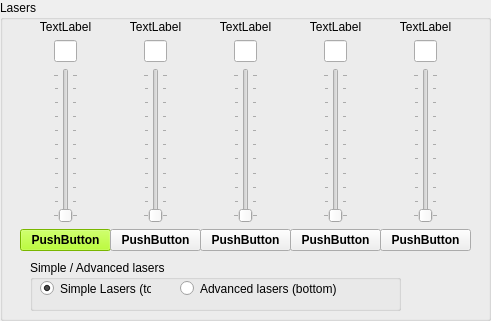
    <widget class="QGroupBox" name="LaserBox">
     <property name="geometry">
      <rect>
       <x>10</x>
       <y>10</y>
       <width>491</width>
       <height>321</height>
      </rect>
     </property>
     <property name="title">
      <string>Lasers</string>
     </property>
     <widget class="QWidget" name="layoutWidget">
      <property name="geometry">
       <rect>
        <x>20</x>
        <y>20</y>
        <width>91</width>
        <height>231</height>
       </rect>
      </property>
      <layout class="QVBoxLayout" name="verticalLayout0">
       <item>
        <widget class="QLabel" name="NameLaser_0">
         <property name="text">
          <string>TextLabel</string>
         </property>
         <property name="alignment">
          <set>Qt::AlignCenter</set>
         </property>
        </widget>
       </item>
       <item>
        <layout class="QHBoxLayout" name="horizontalLayout_6" stretch="0,0,0">
         <property name="spacing">
          <number>0</number>
         </property>
         <item>
          <spacer name="horizontalSpacer_11">
           <property name="orientation">
            <enum>Qt::Horizontal</enum>
           </property>
           <property name="sizeHint" stdset="0">
            <size>
             <width>40</width>
             <height>20</height>
            </size>
           </property>
          </spacer>
         </item>
         <item>
          <widget class="QLineEdit" name="EditIntensity_Laser_0">
           <property name="maximumSize">
            <size>
             <width>30</width>
             <height>16777215</height>
            </size>
           </property>
           <property name="alignment">
            <set>Qt::AlignCenter</set>
           </property>
          </widget>
         </item>
         <item>
          <spacer name="horizontalSpacer_12">
           <property name="orientation">
            <enum>Qt::Horizontal</enum>
           </property>
           <property name="sizeHint" stdset="0">
            <size>
             <width>40</width>
             <height>20</height>
            </size>
           </property>
          </spacer>
         </item>
        </layout>
       </item>
       <item>
        <layout class="QHBoxLayout" name="horizontalLayout_2">
         <property name="topMargin">
          <number>0</number>
         </property>
         <item>
          <spacer name="horizontalSpacer_3">
           <property name="orientation">
            <enum>Qt::Horizontal</enum>
           </property>
           <property name="sizeHint" stdset="0">
            <size>
             <width>40</width>
             <height>20</height>
            </size>
           </property>
          </spacer>
         </item>
         <item>
          <widget class="QSlider" name="SliderLaser_0">
           <property name="orientation">
            <enum>Qt::Vertical</enum>
           </property>
           <property name="tickPosition">
            <enum>QSlider::TicksBothSides</enum>
           </property>
           <property name="tickInterval">
            <number>10</number>
           </property>
          </widget>
         </item>
         <item>
          <spacer name="horizontalSpacer_4">
           <property name="orientation">
            <enum>Qt::Horizontal</enum>
           </property>
           <property name="sizeHint" stdset="0">
            <size>
             <width>40</width>
             <height>20</height>
            </size>
           </property>
          </spacer>
         </item>
        </layout>
       </item>
       <item>
        <widget class="QPushButton" name="PushLaser_0">
         <property name="palette">
          <palette>
           <active>
            <colorrole role="WindowText">
             <brush brushstyle="SolidPattern">
              <color alpha="255">
               <red>0</red>
               <green>0</green>
               <blue>0</blue>
              </color>
             </brush>
            </colorrole>
            <colorrole role="Button">
             <brush brushstyle="SolidPattern">
              <color alpha="255">
               <red>170</red>
               <green>255</green>
               <blue>0</blue>
              </color>
             </brush>
            </colorrole>
            <colorrole role="Light">
             <brush brushstyle="SolidPattern">
              <color alpha="255">
               <red>213</red>
               <green>255</green>
               <blue>127</blue>
              </color>
             </brush>
            </colorrole>
            <colorrole role="Midlight">
             <brush brushstyle="SolidPattern">
              <color alpha="255">
               <red>191</red>
               <green>255</green>
               <blue>63</blue>
              </color>
             </brush>
            </colorrole>
            <colorrole role="Dark">
             <brush brushstyle="SolidPattern">
              <color alpha="255">
               <red>85</red>
               <green>127</green>
               <blue>0</blue>
              </color>
             </brush>
            </colorrole>
            <colorrole role="Mid">
             <brush brushstyle="SolidPattern">
              <color alpha="255">
               <red>113</red>
               <green>170</green>
               <blue>0</blue>
              </color>
             </brush>
            </colorrole>
            <colorrole role="Text">
             <brush brushstyle="SolidPattern">
              <color alpha="255">
               <red>0</red>
               <green>0</green>
               <blue>0</blue>
              </color>
             </brush>
            </colorrole>
            <colorrole role="BrightText">
             <brush brushstyle="SolidPattern">
              <color alpha="255">
               <red>255</red>
               <green>255</green>
               <blue>255</blue>
              </color>
             </brush>
            </colorrole>
            <colorrole role="ButtonText">
             <brush brushstyle="SolidPattern">
              <color alpha="255">
               <red>0</red>
               <green>0</green>
               <blue>0</blue>
              </color>
             </brush>
            </colorrole>
            <colorrole role="Base">
             <brush brushstyle="SolidPattern">
              <color alpha="255">
               <red>255</red>
               <green>255</green>
               <blue>255</blue>
              </color>
             </brush>
            </colorrole>
            <colorrole role="Window">
             <brush brushstyle="SolidPattern">
              <color alpha="255">
               <red>170</red>
               <green>255</green>
               <blue>0</blue>
              </color>
             </brush>
            </colorrole>
            <colorrole role="Shadow">
             <brush brushstyle="SolidPattern">
              <color alpha="255">
               <red>0</red>
               <green>0</green>
               <blue>0</blue>
              </color>
             </brush>
            </colorrole>
            <colorrole role="AlternateBase">
             <brush brushstyle="SolidPattern">
              <color alpha="255">
               <red>212</red>
               <green>255</green>
               <blue>127</blue>
              </color>
             </brush>
            </colorrole>
            <colorrole role="ToolTipBase">
             <brush brushstyle="SolidPattern">
              <color alpha="255">
               <red>255</red>
               <green>255</green>
               <blue>220</blue>
              </color>
             </brush>
            </colorrole>
            <colorrole role="ToolTipText">
             <brush brushstyle="SolidPattern">
              <color alpha="255">
               <red>0</red>
               <green>0</green>
               <blue>0</blue>
              </color>
             </brush>
            </colorrole>
           </active>
           <inactive>
            <colorrole role="WindowText">
             <brush brushstyle="SolidPattern">
              <color alpha="255">
               <red>0</red>
               <green>0</green>
               <blue>0</blue>
              </color>
             </brush>
            </colorrole>
            <colorrole role="Button">
             <brush brushstyle="SolidPattern">
              <color alpha="255">
               <red>170</red>
               <green>255</green>
               <blue>0</blue>
              </color>
             </brush>
            </colorrole>
            <colorrole role="Light">
             <brush brushstyle="SolidPattern">
              <color alpha="255">
               <red>213</red>
               <green>255</green>
               <blue>127</blue>
              </color>
             </brush>
            </colorrole>
            <colorrole role="Midlight">
             <brush brushstyle="SolidPattern">
              <color alpha="255">
               <red>191</red>
               <green>255</green>
               <blue>63</blue>
              </color>
             </brush>
            </colorrole>
            <colorrole role="Dark">
             <brush brushstyle="SolidPattern">
              <color alpha="255">
               <red>85</red>
               <green>127</green>
               <blue>0</blue>
              </color>
             </brush>
            </colorrole>
            <colorrole role="Mid">
             <brush brushstyle="SolidPattern">
              <color alpha="255">
               <red>113</red>
               <green>170</green>
               <blue>0</blue>
              </color>
             </brush>
            </colorrole>
            <colorrole role="Text">
             <brush brushstyle="SolidPattern">
              <color alpha="255">
               <red>0</red>
               <green>0</green>
               <blue>0</blue>
              </color>
             </brush>
            </colorrole>
            <colorrole role="BrightText">
             <brush brushstyle="SolidPattern">
              <color alpha="255">
               <red>255</red>
               <green>255</green>
               <blue>255</blue>
              </color>
             </brush>
            </colorrole>
            <colorrole role="ButtonText">
             <brush brushstyle="SolidPattern">
              <color alpha="255">
               <red>0</red>
               <green>0</green>
               <blue>0</blue>
              </color>
             </brush>
            </colorrole>
            <colorrole role="Base">
             <brush brushstyle="SolidPattern">
              <color alpha="255">
               <red>255</red>
               <green>255</green>
               <blue>255</blue>
              </color>
             </brush>
            </colorrole>
            <colorrole role="Window">
             <brush brushstyle="SolidPattern">
              <color alpha="255">
               <red>170</red>
               <green>255</green>
               <blue>0</blue>
              </color>
             </brush>
            </colorrole>
            <colorrole role="Shadow">
             <brush brushstyle="SolidPattern">
              <color alpha="255">
               <red>0</red>
               <green>0</green>
               <blue>0</blue>
              </color>
             </brush>
            </colorrole>
            <colorrole role="AlternateBase">
             <brush brushstyle="SolidPattern">
              <color alpha="255">
               <red>212</red>
               <green>255</green>
               <blue>127</blue>
              </color>
             </brush>
            </colorrole>
            <colorrole role="ToolTipBase">
             <brush brushstyle="SolidPattern">
              <color alpha="255">
               <red>255</red>
               <green>255</green>
               <blue>220</blue>
              </color>
             </brush>
            </colorrole>
            <colorrole role="ToolTipText">
             <brush brushstyle="SolidPattern">
              <color alpha="255">
               <red>0</red>
               <green>0</green>
               <blue>0</blue>
              </color>
             </brush>
            </colorrole>
           </inactive>
           <disabled>
            <colorrole role="WindowText">
             <brush brushstyle="SolidPattern">
              <color alpha="255">
               <red>85</red>
               <green>127</green>
               <blue>0</blue>
              </color>
             </brush>
            </colorrole>
            <colorrole role="Button">
             <brush brushstyle="SolidPattern">
              <color alpha="255">
               <red>170</red>
               <green>255</green>
               <blue>0</blue>
              </color>
             </brush>
            </colorrole>
            <colorrole role="Light">
             <brush brushstyle="SolidPattern">
              <color alpha="255">
               <red>213</red>
               <green>255</green>
               <blue>127</blue>
              </color>
             </brush>
            </colorrole>
            <colorrole role="Midlight">
             <brush brushstyle="SolidPattern">
              <color alpha="255">
               <red>191</red>
               <green>255</green>
               <blue>63</blue>
              </color>
             </brush>
            </colorrole>
            <colorrole role="Dark">
             <brush brushstyle="SolidPattern">
              <color alpha="255">
               <red>85</red>
               <green>127</green>
               <blue>0</blue>
              </color>
             </brush>
            </colorrole>
            <colorrole role="Mid">
             <brush brushstyle="SolidPattern">
              <color alpha="255">
               <red>113</red>
               <green>170</green>
               <blue>0</blue>
              </color>
             </brush>
            </colorrole>
            <colorrole role="Text">
             <brush brushstyle="SolidPattern">
              <color alpha="255">
               <red>85</red>
               <green>127</green>
               <blue>0</blue>
              </color>
             </brush>
            </colorrole>
            <colorrole role="BrightText">
             <brush brushstyle="SolidPattern">
              <color alpha="255">
               <red>255</red>
               <green>255</green>
               <blue>255</blue>
              </color>
             </brush>
            </colorrole>
            <colorrole role="ButtonText">
             <brush brushstyle="SolidPattern">
              <color alpha="255">
               <red>85</red>
               <green>127</green>
               <blue>0</blue>
              </color>
             </brush>
            </colorrole>
            <colorrole role="Base">
             <brush brushstyle="SolidPattern">
              <color alpha="255">
               <red>170</red>
               <green>255</green>
               <blue>0</blue>
              </color>
             </brush>
            </colorrole>
            <colorrole role="Window">
             <brush brushstyle="SolidPattern">
              <color alpha="255">
               <red>170</red>
               <green>255</green>
               <blue>0</blue>
              </color>
             </brush>
            </colorrole>
            <colorrole role="Shadow">
             <brush brushstyle="SolidPattern">
              <color alpha="255">
               <red>0</red>
               <green>0</green>
               <blue>0</blue>
              </color>
             </brush>
            </colorrole>
            <colorrole role="AlternateBase">
             <brush brushstyle="SolidPattern">
              <color alpha="255">
               <red>170</red>
               <green>255</green>
               <blue>0</blue>
              </color>
             </brush>
            </colorrole>
            <colorrole role="ToolTipBase">
             <brush brushstyle="SolidPattern">
              <color alpha="255">
               <red>255</red>
               <green>255</green>
               <blue>220</blue>
              </color>
             </brush>
            </colorrole>
            <colorrole role="ToolTipText">
             <brush brushstyle="SolidPattern">
              <color alpha="255">
               <red>0</red>
               <green>0</green>
               <blue>0</blue>
              </color>
             </brush>
            </colorrole>
           </disabled>
          </palette>
         </property>
         <property name="font">
          <font>
           <weight>75</weight>
           <bold>true</bold>
          </font>
         </property>
         <property name="text">
          <string>PushButton</string>
         </property>
        </widget>
       </item>
      </layout>
     </widget>
     <widget class="QWidget" name="layoutWidget_2">
      <property name="geometry">
       <rect>
        <x>110</x>
        <y>20</y>
        <width>91</width>
        <height>231</height>
       </rect>
      </property>
      <layout class="QVBoxLayout" name="verticalLayout1">
       <item>
        <widget class="QLabel" name="NameLaser_1">
         <property name="text">
          <string>TextLabel</string>
         </property>
         <property name="alignment">
          <set>Qt::AlignCenter</set>
         </property>
        </widget>
       </item>
       <item>
        <layout class="QHBoxLayout" name="horizontalLayout_7" stretch="0,0,0">
         <property name="spacing">
          <number>0</number>
         </property>
         <item>
          <spacer name="horizontalSpacer_13">
           <property name="orientation">
            <enum>Qt::Horizontal</enum>
           </property>
           <property name="sizeHint" stdset="0">
            <size>
             <width>40</width>
             <height>20</height>
            </size>
           </property>
          </spacer>
         </item>
         <item>
          <widget class="QLineEdit" name="EditIntensity_Laser_1">
           <property name="maximumSize">
            <size>
             <width>30</width>
             <height>16777215</height>
            </size>
           </property>
           <property name="alignment">
            <set>Qt::AlignCenter</set>
           </property>
          </widget>
         </item>
         <item>
          <spacer name="horizontalSpacer_14">
           <property name="orientation">
            <enum>Qt::Horizontal</enum>
           </property>
           <property name="sizeHint" stdset="0">
            <size>
             <width>40</width>
             <height>20</height>
            </size>
           </property>
          </spacer>
         </item>
        </layout>
       </item>
       <item>
        <layout class="QHBoxLayout" name="horizontalLayout_3">
         <item>
          <spacer name="horizontalSpacer_5">
           <property name="orientation">
            <enum>Qt::Horizontal</enum>
           </property>
           <property name="sizeHint" stdset="0">
            <size>
             <width>40</width>
             <height>20</height>
            </size>
           </property>
          </spacer>
         </item>
         <item>
          <widget class="QSlider" name="SliderLaser_1">
           <property name="orientation">
            <enum>Qt::Vertical</enum>
           </property>
           <property name="tickPosition">
            <enum>QSlider::TicksBothSides</enum>
           </property>
           <property name="tickInterval">
            <number>10</number>
           </property>
          </widget>
         </item>
         <item>
          <spacer name="horizontalSpacer_6">
           <property name="orientation">
            <enum>Qt::Horizontal</enum>
           </property>
           <property name="sizeHint" stdset="0">
            <size>
             <width>40</width>
             <height>20</height>
            </size>
           </property>
          </spacer>
         </item>
        </layout>
       </item>
       <item>
        <widget class="QPushButton" name="PushLaser_1">
         <property name="font">
          <font>
           <weight>75</weight>
           <bold>true</bold>
          </font>
         </property>
         <property name="text">
          <string>PushButton</string>
         </property>
        </widget>
       </item>
      </layout>
     </widget>
     <widget class="QWidget" name="layoutWidget_3">
      <property name="geometry">
       <rect>
        <x>200</x>
        <y>20</y>
        <width>91</width>
        <height>231</height>
       </rect>
      </property>
      <layout class="QVBoxLayout" name="verticalLayout2">
       <item>
        <widget class="QLabel" name="NameLaser_2">
         <property name="text">
          <string>TextLabel</string>
         </property>
         <property name="alignment">
          <set>Qt::AlignCenter</set>
         </property>
        </widget>
       </item>
       <item>
        <layout class="QHBoxLayout" name="horizontalLayout_10" stretch="0,0,0">
         <property name="spacing">
          <number>0</number>
         </property>
         <item>
          <spacer name="horizontalSpacer_19">
           <property name="orientation">
            <enum>Qt::Horizontal</enum>
           </property>
           <property name="sizeHint" stdset="0">
            <size>
             <width>40</width>
             <height>20</height>
            </size>
           </property>
          </spacer>
         </item>
         <item>
          <widget class="QLineEdit" name="EditIntensity_Laser_2">
           <property name="maximumSize">
            <size>
             <width>30</width>
             <height>16777215</height>
            </size>
           </property>
           <property name="alignment">
            <set>Qt::AlignCenter</set>
           </property>
          </widget>
         </item>
         <item>
          <spacer name="horizontalSpacer_20">
           <property name="orientation">
            <enum>Qt::Horizontal</enum>
           </property>
           <property name="sizeHint" stdset="0">
            <size>
             <width>40</width>
             <height>20</height>
            </size>
           </property>
          </spacer>
         </item>
        </layout>
       </item>
       <item>
        <layout class="QHBoxLayout" name="horizontalLayout_4">
         <item>
          <spacer name="horizontalSpacer_7">
           <property name="orientation">
            <enum>Qt::Horizontal</enum>
           </property>
           <property name="sizeHint" stdset="0">
            <size>
             <width>40</width>
             <height>20</height>
            </size>
           </property>
          </spacer>
         </item>
         <item>
          <widget class="QSlider" name="SliderLaser_2">
           <property name="orientation">
            <enum>Qt::Vertical</enum>
           </property>
           <property name="tickPosition">
            <enum>QSlider::TicksBothSides</enum>
           </property>
           <property name="tickInterval">
            <number>10</number>
           </property>
          </widget>
         </item>
         <item>
          <spacer name="horizontalSpacer_8">
           <property name="orientation">
            <enum>Qt::Horizontal</enum>
           </property>
           <property name="sizeHint" stdset="0">
            <size>
             <width>40</width>
             <height>20</height>
            </size>
           </property>
          </spacer>
         </item>
        </layout>
       </item>
       <item>
        <widget class="QPushButton" name="PushLaser_2">
         <property name="font">
          <font>
           <weight>75</weight>
           <bold>true</bold>
          </font>
         </property>
         <property name="text">
          <string>PushButton</string>
         </property>
        </widget>
       </item>
      </layout>
     </widget>
     <widget class="QWidget" name="layoutWidget_4">
      <property name="geometry">
       <rect>
        <x>290</x>
        <y>20</y>
        <width>91</width>
        <height>231</height>
       </rect>
      </property>
      <layout class="QVBoxLayout" name="verticalLayout3">
       <item>
        <widget class="QLabel" name="NameLaser_3">
         <property name="text">
          <string>TextLabel</string>
         </property>
         <property name="alignment">
          <set>Qt::AlignCenter</set>
         </property>
        </widget>
       </item>
       <item>
        <layout class="QHBoxLayout" name="horizontalLayout_11" stretch="0,0,0">
         <property name="spacing">
          <number>0</number>
         </property>
         <item>
          <spacer name="horizontalSpacer_21">
           <property name="orientation">
            <enum>Qt::Horizontal</enum>
           </property>
           <property name="sizeHint" stdset="0">
            <size>
             <width>40</width>
             <height>20</height>
            </size>
           </property>
          </spacer>
         </item>
         <item>
          <widget class="QLineEdit" name="EditIntensity_Laser_3">
           <property name="maximumSize">
            <size>
             <width>30</width>
             <height>16777215</height>
            </size>
           </property>
           <property name="alignment">
            <set>Qt::AlignCenter</set>
           </property>
          </widget>
         </item>
         <item>
          <spacer name="horizontalSpacer_22">
           <property name="orientation">
            <enum>Qt::Horizontal</enum>
           </property>
           <property name="sizeHint" stdset="0">
            <size>
             <width>40</width>
             <height>20</height>
            </size>
           </property>
          </spacer>
         </item>
        </layout>
       </item>
       <item>
        <layout class="QHBoxLayout" name="horizontalLayout_5">
         <item>
          <spacer name="horizontalSpacer_9">
           <property name="orientation">
            <enum>Qt::Horizontal</enum>
           </property>
           <property name="sizeHint" stdset="0">
            <size>
             <width>40</width>
             <height>20</height>
            </size>
           </property>
          </spacer>
         </item>
         <item>
          <widget class="QSlider" name="SliderLaser_3">
           <property name="orientation">
            <enum>Qt::Vertical</enum>
           </property>
           <property name="tickPosition">
            <enum>QSlider::TicksBothSides</enum>
           </property>
           <property name="tickInterval">
            <number>10</number>
           </property>
          </widget>
         </item>
         <item>
          <spacer name="horizontalSpacer_10">
           <property name="orientation">
            <enum>Qt::Horizontal</enum>
           </property>
           <property name="sizeHint" stdset="0">
            <size>
             <width>40</width>
             <height>20</height>
            </size>
           </property>
          </spacer>
         </item>
        </layout>
       </item>
       <item>
        <widget class="QPushButton" name="PushLaser_3">
         <property name="font">
          <font>
           <weight>75</weight>
           <bold>true</bold>
          </font>
         </property>
         <property name="text">
          <string>PushButton</string>
         </property>
        </widget>
       </item>
      </layout>
     </widget>
     <widget class="QWidget" name="layoutWidget">
      <property name="geometry">
       <rect>
        <x>380</x>
        <y>20</y>
        <width>91</width>
        <height>231</height>
       </rect>
      </property>
      <layout class="QVBoxLayout" name="verticalLayout4">
       <item>
        <widget class="QLabel" name="NameLaser_4">
         <property name="text">
          <string>TextLabel</string>
         </property>
         <property name="alignment">
          <set>Qt::AlignCenter</set>
         </property>
        </widget>
       </item>
       <item>
        <layout class="QHBoxLayout" name="horizontalLayout_12" stretch="0,0,0">
         <property name="spacing">
          <number>0</number>
         </property>
         <item>
          <spacer name="horizontalSpacer_23">
           <property name="orientation">
            <enum>Qt::Horizontal</enum>
           </property>
           <property name="sizeHint" stdset="0">
            <size>
             <width>40</width>
             <height>20</height>
            </size>
           </property>
          </spacer>
         </item>
         <item>
          <widget class="QLineEdit" name="EditIntensity_Laser_4">
           <property name="maximumSize">
            <size>
             <width>30</width>
             <height>16777215</height>
            </size>
           </property>
           <property name="alignment">
            <set>Qt::AlignCenter</set>
           </property>
          </widget>
         </item>
         <item>
          <spacer name="horizontalSpacer_24">
           <property name="orientation">
            <enum>Qt::Horizontal</enum>
           </property>
           <property name="sizeHint" stdset="0">
            <size>
             <width>40</width>
             <height>20</height>
            </size>
           </property>
          </spacer>
         </item>
        </layout>
       </item>
       <item>
        <layout class="QHBoxLayout" name="horizontalLayout">
         <item>
          <spacer name="horizontalSpacer">
           <property name="orientation">
            <enum>Qt::Horizontal</enum>
           </property>
           <property name="sizeHint" stdset="0">
            <size>
             <width>40</width>
             <height>20</height>
            </size>
           </property>
          </spacer>
         </item>
         <item>
          <widget class="QSlider" name="SliderLaser_4">
           <property name="orientation">
            <enum>Qt::Vertical</enum>
           </property>
           <property name="tickPosition">
            <enum>QSlider::TicksBothSides</enum>
           </property>
           <property name="tickInterval">
            <number>10</number>
           </property>
          </widget>
         </item>
         <item>
          <spacer name="horizontalSpacer_2">
           <property name="orientation">
            <enum>Qt::Horizontal</enum>
           </property>
           <property name="sizeHint" stdset="0">
            <size>
             <width>40</width>
             <height>20</height>
            </size>
           </property>
          </spacer>
         </item>
        </layout>
       </item>
       <item>
        <widget class="QPushButton" name="PushLaser_4">
         <property name="font">
          <font>
           <weight>75</weight>
           <bold>true</bold>
          </font>
         </property>
         <property name="text">
          <string>PushButton</string>
         </property>
        </widget>
       </item>
      </layout>
     </widget>
     <widget class="QGroupBox" name="groupBox_easyAdvancedLasers">
      <property name="geometry">
       <rect>
        <x>30</x>
        <y>260</y>
        <width>371</width>
        <height>51</height>
       </rect>
      </property>
      <property name="title">
       <string>Simple / Advanced lasers</string>
      </property>
      <widget class="QRadioButton" name="simpleLasers_RadioButton">
       <property name="geometry">
        <rect>
         <x>10</x>
         <y>20</y>
         <width>111</width>
         <height>17</height>
        </rect>
       </property>
       <property name="text">
        <string>Simple Lasers (top)</string>
       </property>
       <property name="checked">
        <bool>true</bool>
       </property>
      </widget>
      <widget class="QRadioButton" name="advancedLasers_RadioButton">
       <property name="geometry">
        <rect>
         <x>150</x>
         <y>20</y>
         <width>171</width>
         <height>17</height>
        </rect>
       </property>
       <property name="text">
        <string>Advanced lasers (bottom)</string>
       </property>
      </widget>
     </widget>
    </widget>
